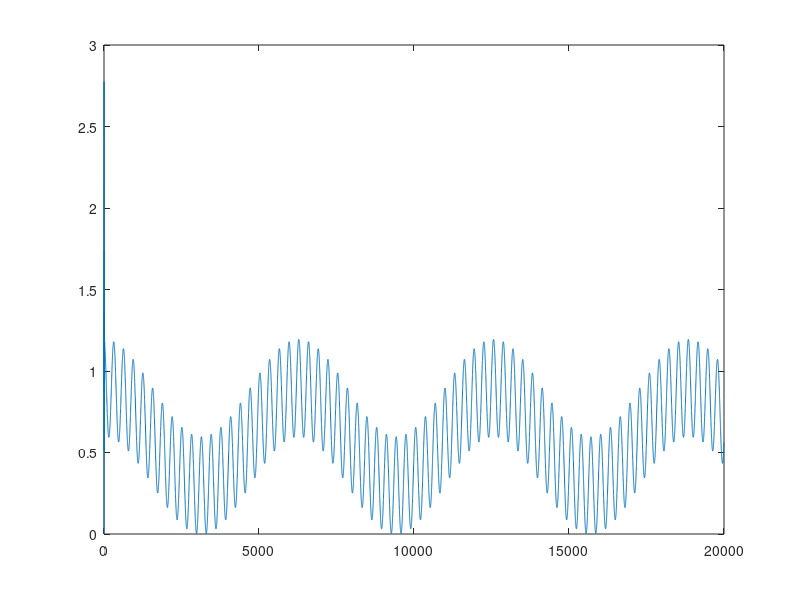

This chart was generated by the following MATLAB code:
t=0.01;
a = 0.1;
len = 200/t;
u = 1/tan(1/2);
A = u^2 - sqrt(2) + 1;
B = 2*(1-u^2);
C = u^2 + sqrt(2) +1;
z=[];
y=[];
for i=1:len
   x(i) = cos(a*t*i) + cos(2*t*i) + 2; 
end
y(1) =0;
y(2) =0;
z(1) = 0;
for i=3:len
 y(i) = (1/C) *(x(i-2) + 2*x(i-1) + x(i) + B*y(i-1) - A*y(i-2));
end

plot(y);